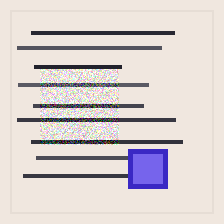
#> input picture data/samples/forged/sample_00.png, 224 x 224 px; its folder holds 2 pictures in this run
$ jupyter execute --allow-errors 01_eda_dataset.ipynb
#> lines starting #> are read from the running program, lines starting #| are printed output that depends on the picture
### src/data/augmentation.py
"""Synthetic forgery generator for document authentication training data.

Generates forged document images by applying 4 types of perturbations using
OpenCV and NumPy. No Albumentations dependency — that's used in the trainer.
"""

from dataclasses import dataclass
from enum import StrEnum
from typing import Literal

import cv2
import numpy as np


class ForgeryType(StrEnum):
    TEXT_BLUR = "text_blur"
    COLOR_SHIFT = "color_shift"
    SPLICING = "splicing"
    HOLOGRAM_NOISE = "hologram_noise"


Intensity = Literal["mild", "medium", "strong"]

_BLUR_KSIZE: dict[Intensity, int] = {"mild": 5, "medium": 11, "strong": 21}
_HUE_SHIFT: dict[Intensity, int] = {"mild": 15, "medium": 30, "strong": 60}
_BLEND_ALPHA: dict[Intensity, float] = {"mild": 0.5, "medium": 0.75, "strong": 1.0}
_NOISE_SIGMA: dict[Intensity, int] = {"mild": 15, "medium": 30, "strong": 50}


@dataclass
class ForgeryConfig:
    forgery_type: ForgeryType
    intensity: Intensity = "medium"
    seed: int = 42


class SyntheticForgeryGenerator:
    """Generates synthetic document forgeries for training data augmentation."""

    def __init__(self, seed: int = 42) -> None:
        self.seed = seed
        self.rng = np.random.default_rng(seed)

    # [208 lines left out: functions apply, apply_text_blur, apply_color_shift, apply_splicing, apply_hologram_noise, generate_batch, not called in this run]

### notebooks/01_eda_dataset.ipynb
# EDA — Dataset de Autenticación de Documentos

**Objetivo:** Explorar visualmente el dataset de muestras sintéticas, entender las distribuciones de píxeles, y validar que las falsificaciones generadas son detectables visualmente.

**Dataset en este notebook:** `data/samples/` — 20 imágenes sintéticas (10 auténticas + 10 falsificadas) generadas por `scripts/generate_samples.py`. Representan el esquema auténtico/falsificado que usaremos en producción con MIDV-500.

**Índice:**
1. Carga del dataset
2. Distribución de clases y dimensiones
3. Estadísticas de píxeles por canal (RGB)
4. Visualización de muestras auténticas vs falsificadas
5. Análisis de diferencias pixel-level entre pares
6. Los 4 tipos de perturbación sintética
7. Distribución de histogramas RGB por clase
8. Conclusiones para el pipeline de preprocesamiento

[cell 1]
import sys
from pathlib import Path

import cv2
import matplotlib.pyplot as plt
import numpy as np
import seaborn as sns
from PIL import Image

# Asegurar que el módulo src sea importable
sys.path.insert(0, str(Path.cwd().parent))

from src.data.augmentation import ForgeryConfig, ForgeryType, SyntheticForgeryGenerator

sns.set_theme(style="whitegrid", palette="muted")
plt.rcParams["figure.dpi"] = 120
plt.rcParams["axes.titlesize"] = 11

## 1. Carga del dataset

[cell 2]
SAMPLES_DIR = Path.cwd().parent / "data" / "samples"


def load_images(directory: Path) -> list[np.ndarray]:
    paths = sorted(directory.glob("*.png"))
    return [np.array(Image.open(p).convert("RGB")) for p in paths]
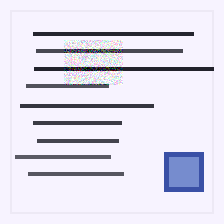
#> input picture data/samples/forged/sample_02.png, 224 x 224 px


authentic = load_images(SAMPLES_DIR / "authentic")
forged = load_images(SAMPLES_DIR / "forged")
#> forged = 2 items

print(f"Imágenes auténticas : {len(authentic)}")
print(f"Imágenes falsificadas: {len(forged)}")
#| Imágenes falsificadas: 2
#> (the rest of this cell did not finish here and is left out)

## 2. Distribución de clases y dimensiones

[cell 3]
all_images = authentic + forged
#> all_images = 2 items
labels = [0] * len(authentic) + [1] * len(forged)  # 0=auténtico, 1=falsificado
#> labels = [1, 1]

shapes = [img.shape for img in all_images]
#> shapes = [(224, 224, 3), (224, 224, 3)]
heights = [s[0] for s in shapes]
#> heights = [224, 224]
widths = [s[1] for s in shapes]
#> widths = [224, 224]
channels = [s[2] for s in shapes]
#> channels = [3, 3]

print("Distribución de dimensiones:")
print(f"  Alturas únicas : {sorted(set(heights))}")
#|   Alturas únicas : [224]
print(f"  Anchos únicos  : {sorted(set(widths))}")
#|   Anchos únicos  : [224]
print(f"  Canales únicos : {sorted(set(channels))}")
#|   Canales únicos : [3]

fig, axes = plt.subplots(1, 2, figsize=(10, 4))

# Distribución de clases
axes[0].bar(
    ["Auténtico (0)", "Falsificado (1)"],
    [len(authentic), len(forged)],
    color=["#4c72b0", "#dd8452"],
    width=0.5,
    edgecolor="white",
)
axes[0].set_title("Distribución de clases")
axes[0].set_ylabel("Número de imágenes")
for bar, count in zip(axes[0].patches, [len(authentic), len(forged)]):
    axes[0].text(
        bar.get_x() + bar.get_width() / 2,
        bar.get_height() + 0.1,
        str(count),
        ha="center",
        va="bottom",
        fontweight="bold",
    )
#> this loop made 2 passes
#> count on passes 1 to 2: 0, 2

# Distribución de dimensiones
axes[1].scatter(
    widths[: len(authentic)],
    heights[: len(authentic)],
    c="#4c72b0",
    label="Auténtico",
    s=80,
    alpha=0.7,
)
axes[1].scatter(
    widths[len(authentic) :],
    heights[len(authentic) :],
    c="#dd8452",
    label="Falsificado",
    s=80,
    marker="^",
    alpha=0.7,
)
axes[1].set_title("Dimensiones (ancho × alto)")
axes[1].set_xlabel("Ancho (px)")
axes[1].set_ylabel("Alto (px)")
axes[1].legend()

plt.tight_layout()
plt.savefig("../reports/figures/01_class_distribution.png", dpi=120, bbox_inches="tight")
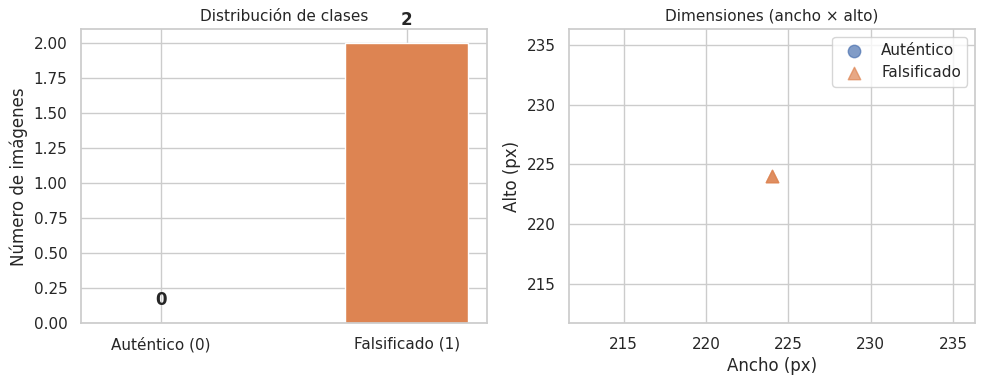
#> figure drawn by matplotlib, 2 panels
plt.show()
print("\nNota: Dataset balanceado 50/50. En producción con MIDV-500 se espera ratio configurable.")

## 3. Estadísticas de píxeles por canal (RGB)

[cell 4]
def pixel_stats(images: list[np.ndarray]) -> dict:
    stack = np.stack(images)  # (N, H, W, 3)
    return {
        "mean": stack.mean(axis=(0, 1, 2)),
        "std": stack.std(axis=(0, 1, 2)),
        "min": stack.min(axis=(0, 1, 2)),
        "max": stack.max(axis=(0, 1, 2)),
        "p5": np.percentile(stack, 5, axis=(0, 1, 2)),
        "p95": np.percentile(stack, 95, axis=(0, 1, 2)),
    }


#> (the rest of this cell did not finish here and is left out)

[cell 5]
# Comparación visual de medias por canal
x = np.arange(3)
width = 0.35

fig, axes = plt.subplots(1, 2, figsize=(12, 4))

#> (the rest of this cell did not finish here and is left out)

## 4. Visualización de muestras auténticas vs falsificadas

[cell 6]
fig, axes = plt.subplots(2, 10, figsize=(20, 5))

for i, img in enumerate(authentic):
    axes[0, i].imshow(img)
    axes[0, i].set_title(f"Auth {i:02d}", fontsize=8)
    axes[0, i].axis("off")

for i, img in enumerate(forged):
    axes[1, i].imshow(img)
    axes[1, i].set_title(f"Forg {i:02d}", fontsize=8, color="#c0392b")
    axes[1, i].axis("off")
#> this loop made 2 passes

# Labels de fila
axes[0, 0].set_ylabel("Auténtico", fontsize=11, rotation=90, labelpad=5)
axes[1, 0].set_ylabel("Falsificado", fontsize=11, rotation=90, color="#c0392b", labelpad=5)

plt.suptitle("Muestras completas del dataset (20 imágenes)", fontsize=13, y=1.01)
plt.tight_layout()
plt.savefig("../reports/figures/01_sample_grid.png", dpi=120, bbox_inches="tight")
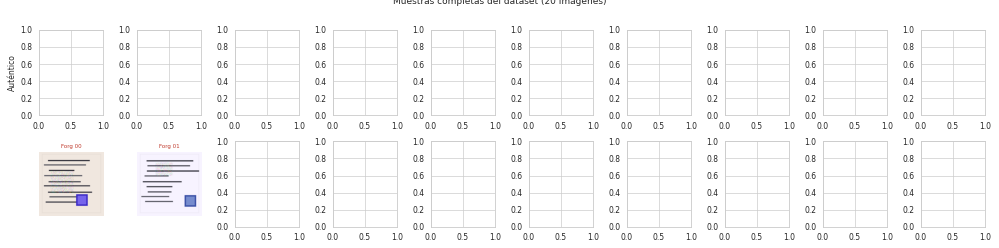
#> figure drawn by matplotlib, 2 panels
plt.show()

## 5. Análisis de diferencias pixel-level entre pares

[cell 7]
# Tomar 5 pares (auth[i], forged[i]) y visualizar la diferencia absoluta
n_pairs = 5
fig, axes = plt.subplots(3, n_pairs, figsize=(16, 9))

#> (the rest of this cell did not finish here and is left out)

## 6. Los 4 tipos de perturbación sintética

Generados con `SyntheticForgeryGenerator` desde `src/data/augmentation.py`. Cada tipo simula un ataque de falsificación real:

| Tipo | Simula |
|------|--------|
| `text_blur` | Texto alterado / sobreescrito con blur localizado |
| `color_shift` | Sello falsificado (cambio de tono HSV en región circular) |
| `splicing` | Copia-pega de región de otro documento |
| `hologram_noise` | Holograma de seguridad alterado (ruido Gaussiano localizado) |

[cell 8]
gen = SyntheticForgeryGenerator(seed=42)
#> (the rest of this cell did not finish here and is left out)

[cell 9]
# Mapas de diferencia por tipo de perturbación (intensidad=strong)
fig, axes = plt.subplots(2, 4, figsize=(16, 8))

#> (the rest of this cell did not finish here and is left out)

## 7. Distribución de histogramas RGB por clase

[cell 10]
def compute_histogram(images: list[np.ndarray], bins: int = 64) -> np.ndarray:
    """Promedio de histogramas normalizados sobre todas las imágenes."""
#> called with bins = 64
    histograms = []
    for img in images:
        hist_channels = []
        for c in range(3):
            h, _ = np.histogram(img[:, :, c], bins=bins, range=(0, 256), density=True)
            hist_channels.append(h)
        histograms.append(hist_channels)
    return np.mean(histograms, axis=0)  # (3, bins)


hist_auth = compute_histogram(authentic)
hist_forg = compute_histogram(forged)
#> the loop in compute_histogram (call 2), `for img in images:` made 2 passes

bin_edges = np.linspace(0, 256, 65)
bin_centers = (bin_edges[:-1] + bin_edges[1:]) / 2

channel_colors = [
    ("#e74c3c", "Canal R (Rojo)"),
    ("#2ecc71", "Canal G (Verde)"),
    ("#3498db", "Canal B (Azul)"),
]

fig, axes = plt.subplots(1, 3, figsize=(16, 4))

#> (the rest of this cell did not finish here and is left out)

[cell 11]
# Distribución de brillo (canal V en HSV) — relevante para CLAHE en preprocesamiento
def brightness_values(images: list[np.ndarray]) -> np.ndarray:
    values = []
    for img in images:
        hsv = cv2.cvtColor(img, cv2.COLOR_RGB2HSV)
        values.append(hsv[:, :, 2].flatten())
    return np.concatenate(values)


#> (the rest of this cell did not finish here and is left out)

## 8. Variabilidad dentro de cada clase

#> (a cell that did not finish here is left out)

## 9. Resumen cuantitativo del dataset

[cell 13]
print("=" * 60)
print("RESUMEN DEL DATASET")
print("=" * 60)
print(f"Total imágenes        : {len(all_images)}")
#| Total imágenes        : 2
print(f"  Auténticas (clase 0): {len(authentic)}")
print(f"  Falsificadas (clase 1): {len(forged)}")
#|   Falsificadas (clase 1): 2
print(f"Ratio de clases       : {len(authentic) / len(forged):.1f}:1")
#| Ratio de clases       : 0.0:1
print()
#> (the rest of this cell did not finish here and is left out)
